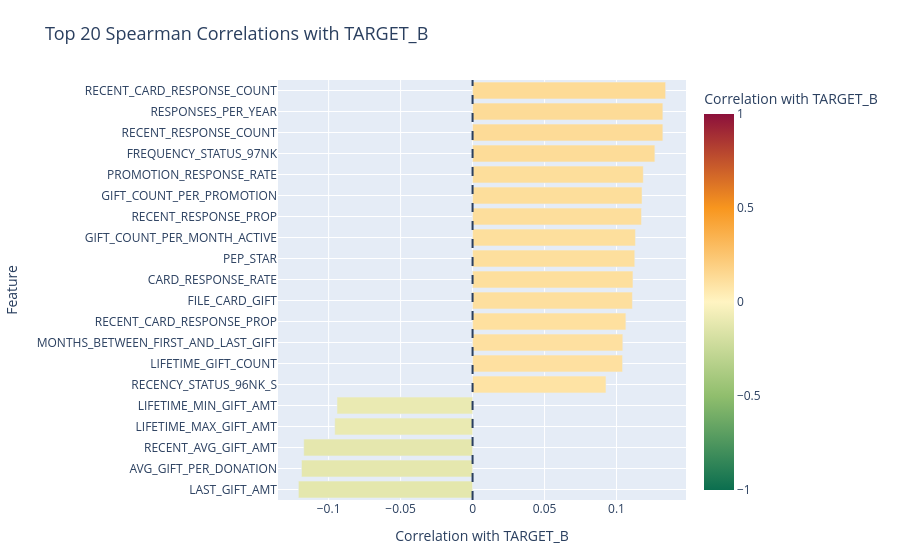

Notebook code for this chart:
### Code cell
"""2. Spearman correlation with the target (filter)"""
CORRELATION_THRESHOLD = 0.05  # weak association cutoff for this dataset

spearman_df = X_train_prep_df.assign(TARGET_B=y_train.values)
fig = plot_target_correlation(
    spearman_df,
    target="TARGET_B",
    method="spearman",
    top_n=20,
    title="Top 20 Spearman Correlations with TARGET_B",
)
fig.show()

spearman_with_target = (
    spearman_df.corr(method="spearman")["TARGET_B"]
    .drop(labels=["TARGET_B"])
    .dropna()
)
spearman_selected = spearman_with_target[spearman_with_target.abs() >= CORRELATION_THRESHOLD].index.tolist()
print(f"Features with |Spearman| >= {CORRELATION_THRESHOLD}: {len(spearman_selected)}")

### Figure 1 — Plotly figure (JSON) as saved in the notebook; plotly's stock layout.template omitted (floating-point values rounded to 4 significant figures)
{"data": [{"alignmentgroup": "True", "hovertemplate": "Correlation with TARGET_B=%{marker.color}<br>Feature=%{y}<extra></extra>", "legendgroup": "", "marker": {"color": [-0.121, -0.1188, -0.1173, -0.09573, -0.09418, 0.09267, 0.1042, 0.1044, 0.1065, 0.111, 0.1114, 0.1127, 0.1131, 0.1173, 0.1177, 0.1186, 0.1266, 0.1322, 0.1322, 0.1341], "coloraxis": "coloraxis", "pattern": {"shape": ""}}, "name": "", "offsetgroup": "", "orientation": "h", "showlegend": false, "textposition": "auto", "type": "bar", "x": [-0.121, -0.1188, -0.1173, -0.09573, -0.09418, 0.09267, 0.1042, 0.1044, 0.1065, 0.111, 0.1114, 0.1127, 0.1131, 0.1173, 0.1177, 0.1186, 0.1266, 0.1322, 0.1322, 0.1341], "xaxis": "x", "y": ["LAST_GIFT_AMT", "AVG_GIFT_PER_DONATION", "RECENT_AVG_GIFT_AMT", "LIFETIME_MAX_GIFT_AMT", "LIFETIME_MIN_GIFT_AMT", "RECENCY_STATUS_96NK_S", "LIFETIME_GIFT_COUNT", "MONTHS_BETWEEN_FIRST_AND_LAST_GIFT", "RECENT_CARD_RESPONSE_PROP", "FILE_CARD_GIFT", "CARD_RESPONSE_RATE", "PEP_STAR", "GIFT_COUNT_PER_MONTH_ACTIVE", "RECENT_RESPONSE_PROP", "GIFT_COUNT_PER_PROMOTION", "PROMOTION_RESPONSE_RATE", "FREQUENCY_STATUS_97NK", "RECENT_RESPONSE_COUNT", "RESPONSES_PER_YEAR", "RECENT_CARD_RESPONSE_COUNT"], "yaxis": "y"}], "layout": {"barmode": "relative", "coloraxis": {"cmax": 1, "cmin": -1, "colorbar": {"tickfont": {"color": "#2A3F5F"}, "title": {"font": {"color": "#2A3F5F"}, "text": "Correlation with TARGET_B"}}, "colorscale": [[0, "#0B6E4F"], [0.25, "#90BE6D"], [0.5, "#FFF4C2"], [0.75, "#F8961E"], [1, "#8C103B"]]}, "font": {"color": "#2A3F5F"}, "legend": {"bgcolor": "rgba(255,255,255,0.75)", "bordercolor": "rgba(0,0,0,0)", "font": {"color": "#2A3F5F"}, "tracegroupgap": 0}, "margin": {"b": 60, "l": 80, "r": 40, "t": 80}, "paper_bgcolor": "#FFFFFF", "plot_bgcolor": "#E5ECF6", "shapes": [{"line": {"color": "#2A3F5F", "dash": "dash"}, "type": "line", "x0": 0, "x1": 0, "xref": "x", "y0": 0, "y1": 1, "yref": "y domain"}], "title": {"font": {"color": "#2A3F5F", "size": 18}, "text": "Top 20 Spearman Correlations with TARGET_B"}, "xaxis": {"anchor": "y", "domain": [0, 1], "gridcolor": "#FFFFFF", "showgrid": true, "tickfont": {"color": "#2A3F5F"}, "title": {"font": {"color": "#2A3F5F"}, "text": "Correlation with TARGET_B"}, "zeroline": false}, "yaxis": {"anchor": "x", "categoryorder": "total ascending", "domain": [0, 1], "gridcolor": "#FFFFFF", "showgrid": true, "tickfont": {"color": "#2A3F5F"}, "title": {"font": {"color": "#2A3F5F"}, "text": "Feature"}, "zeroline": false}}}
